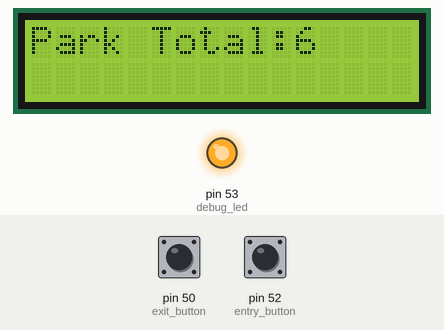
The sketch below on a simulated Arduino Mega 2560, built with avr-gcc and run on an emulated ATmega2560. On the bench: 16×2 character LCD, output pins drawn as LEDs (lit = HIGH). The inputs (shaded band) are chosen by the test bench; at power-on: pin 52 (entry_button) HIGH, pin 50 (exit_button) HIGH. What the sketch prints to the serial monitor is not drawn.

Above: at 1.2 s.
1.3 s: pin 52 (entry_button) pulled LOW for 0.15 s
At 2.1 s:
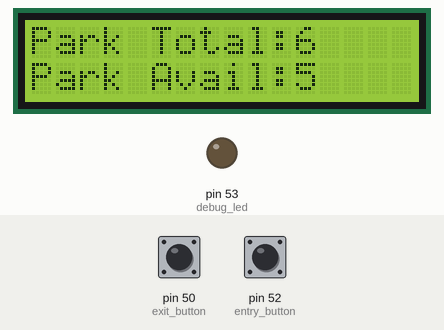
2.9 s: pin 52 (entry_button) pulled LOW for 1 s
At 3.6 s:
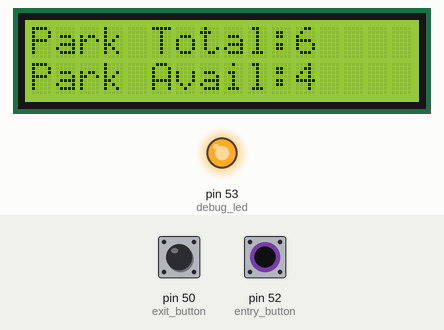
5.4 s: pin 50 (exit_button) pulled LOW for 0.15 s
At 6.3 s:
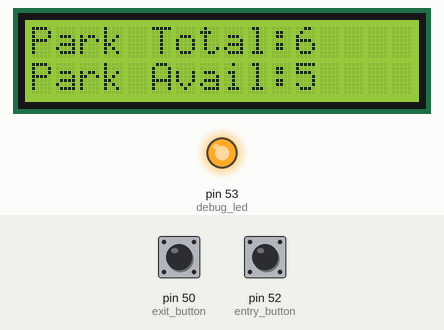
8.5 s: pin 50 (exit_button) pulled LOW for 1 s
At 9.0 s:
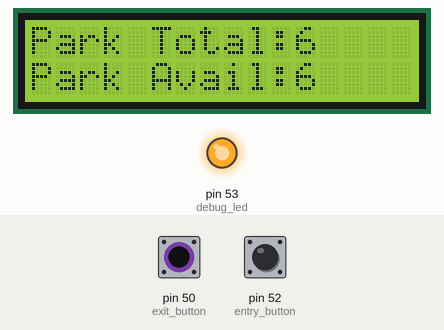
11.0 s: pin 50 (exit_button) pulled LOW for 0.15 s
At 11.7 s:
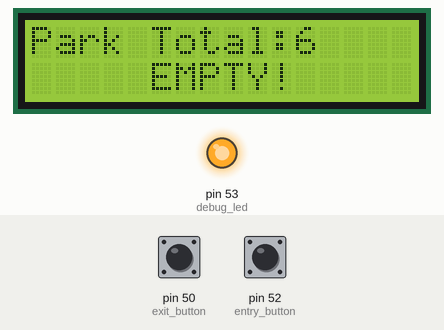
12.6 s: pin 52 (entry_button) pulled LOW for 3.2 s
At 13.3 s:
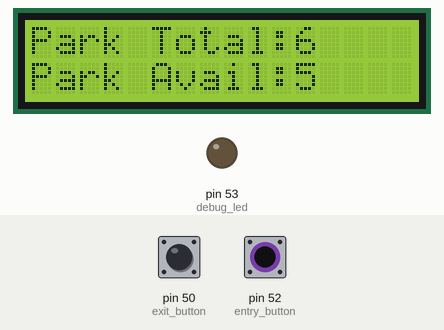
Timing chart, 0 to 15.6 s (numbered marks = the images above; inputs shaded):
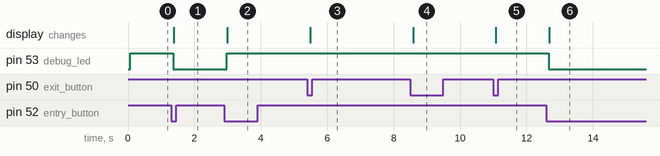

Measured:
- after the input at 1.3 s, pin 53 (debug_led): HIGH → LOW after 0.07 s; the display: changes after 0.08 s (image 1)
- after the input at 2.9 s, pin 53 (debug_led): LOW → HIGH after 0.08 s; the display: changes after 0.09 s (image 2)
- after the input at 5.4 s, the display: changes after 0.08 s (image 3)
- after the input at 8.5 s, the display: changes after 0.09 s (image 4)
- after the input at 11.0 s, the display: changes after 0.08 s (image 5)
- after the input at 12.6 s, pin 53 (debug_led): HIGH → LOW after 0.07 s; the display: changes after 0.09 s (image 6)

The sketch:

base_hardware.ino
```cpp
/*
 Name:		Base Hardware Code
 Created:	3/22/2019
 Author:	Spring Capstone 2019 - Mark, Vivetri, Babak, Robert, Yasir
*/

#include <LiquidCrystal.h>

// Proto-type function for adding delays in millisec

void time_delay_func(unsigned long int, const int);

// Setup for LCD Display

	const int rs = 12;
	const int en = 11;
	const int d4 = 5;
	const int d5 = 4;
	const int d6 = 3;
	const int d7 = 2;

	LiquidCrystal lcd(rs, en, d4, d5, d6, d7);

	void lcd_display_func(int);
	void lcd_display_full(void);
	void lcd_display_empty(void);

//setup for Entry Push Button and Exit Button

	const int entry_button = 52;
	int button_state;
	int last_button_state = HIGH;
	unsigned long LastDebounceTime = 0;

	const int exit_button = 50;
	int button_state_exit;
	int last_button_state_exit = HIGH;
	unsigned long LastDebounceTimeExit = 0;

	unsigned long Debounced_Delay = 50;			// 50 msec

//debug LED
	const int debug_led = 53;
	int led_state = HIGH;

//global function for total number of parking
	unsigned int total_parking_spot = 6;

//the setup function runs once when you press reset or power the board
void setup() {

	//setting up LCD display
	lcd.begin(16, 2);
	lcd.setCursor(0, 0);
	lcd.print("Park Total:6");

	//setting up entry button
	pinMode(entry_button, INPUT);
	pinMode(exit_button, INPUT);

	//debug led pin
	pinMode(debug_led, OUTPUT);
	Serial.begin(9600);

}

//the loop function runs over and over again until power down or reset
void loop() {


	int reading_entry_button = digitalRead(entry_button);

	if (reading_entry_button != last_button_state) {

		LastDebounceTime = millis();

	}

	if (millis() - LastDebounceTime > Debounced_Delay) {

		if (reading_entry_button != button_state) {
			button_state = reading_entry_button;

			if (button_state == LOW) {
				led_state = !led_state;
			}

			// code for increment
			if ((button_state == LOW) && (total_parking_spot > 0)) {
				total_parking_spot--;
				lcd_display_func(total_parking_spot);
			}

			else if ((button_state == LOW) && (total_parking_spot == 0)) {
				lcd_display_full();
			}

		}
	}

	int reading_exit_button = digitalRead(exit_button);

	if (reading_exit_button != last_button_state_exit) {

		LastDebounceTimeExit = millis();

	}

	if (millis() - LastDebounceTimeExit > Debounced_Delay) {

		if (reading_exit_button != button_state_exit) {
			button_state_exit = reading_exit_button;

			// code for decrement
			if ((button_state_exit == LOW) && (total_parking_spot < 6) && (total_parking_spot >= 0)) {
				total_parking_spot++;
				lcd_display_func(total_parking_spot);
			}

			else if ((button_state_exit == LOW) && (total_parking_spot == 6)) {
				lcd_display_empty();
			}

		}
	}

	digitalWrite(debug_led, led_state);
	last_button_state = reading_entry_button;
	last_button_state_exit = reading_exit_button;

	Serial.print("Total Parking: ");
	Serial.println(total_parking_spot);

}

void time_delay_func(unsigned long int time_now, const int time_interval) {
	time_now = millis();
	while (millis() < time_now + time_interval) {
		// time delay in ms
	}
}

//lcd display user defined function

void lcd_display_func(int data) {
	lcd.setCursor(0, 1);
	lcd.print("Park Avail:");
	lcd.setCursor(11, 1);
	lcd.print(data);
}

void lcd_display_full(void) {
	lcd.setCursor(0, 1);
	lcd.print("Parking FULL!");
}

void lcd_display_empty(void) {
	lcd.setCursor(0, 1);
	lcd.print("     EMPTY!   ");
}
```
